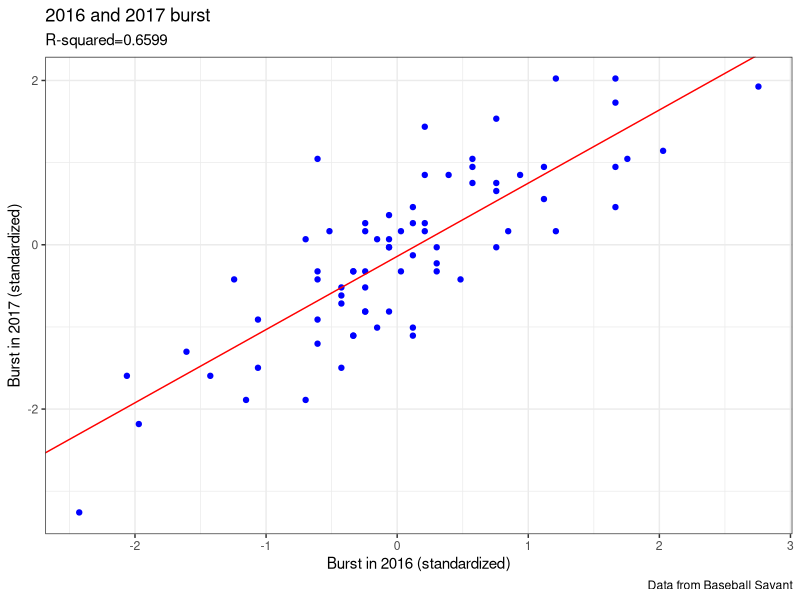
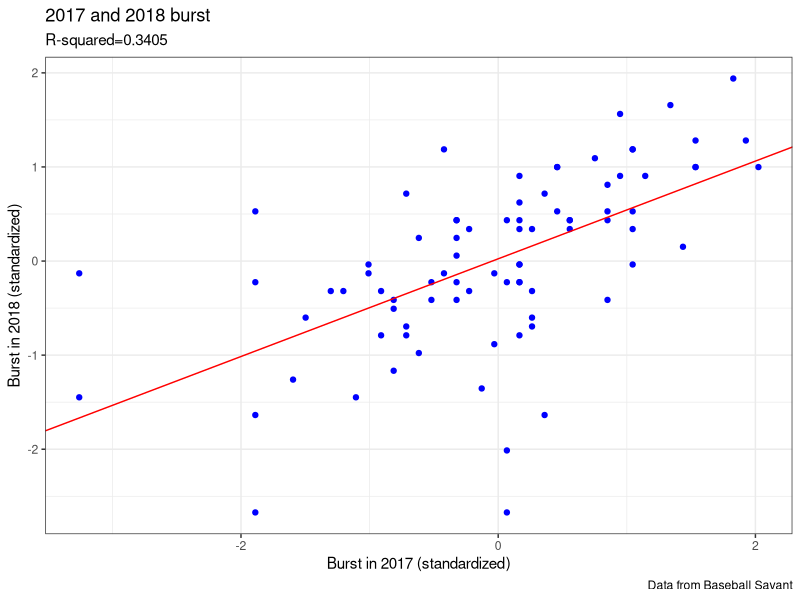
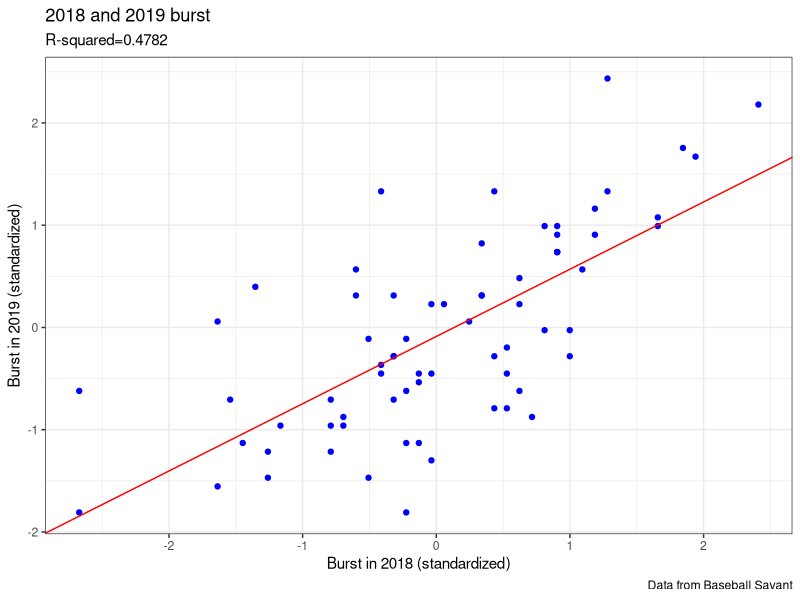
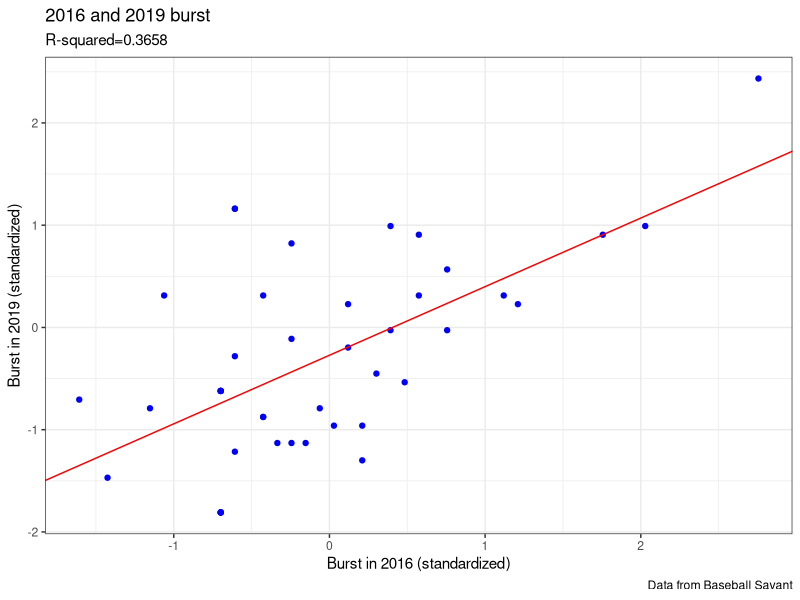
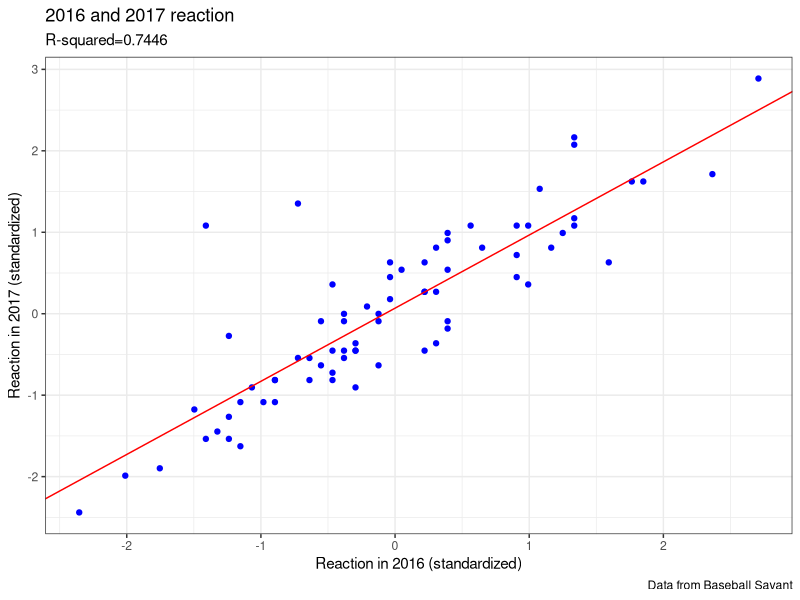
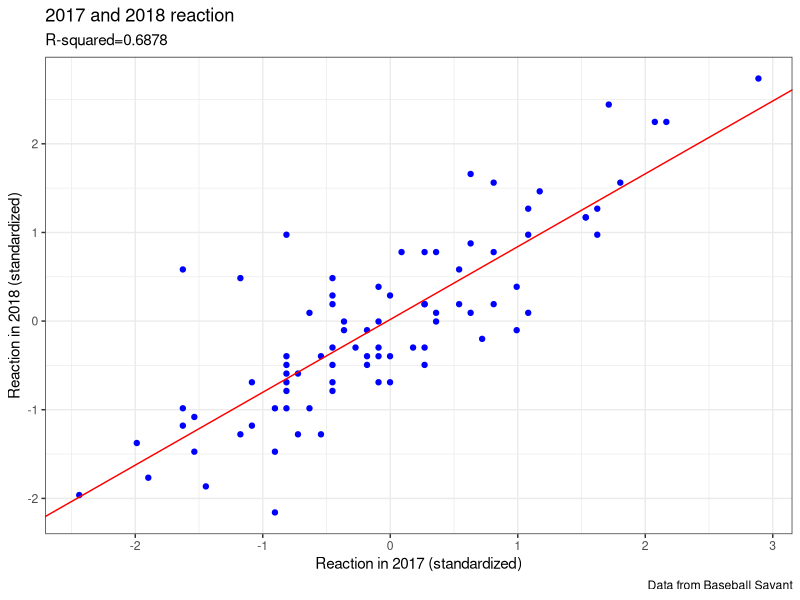
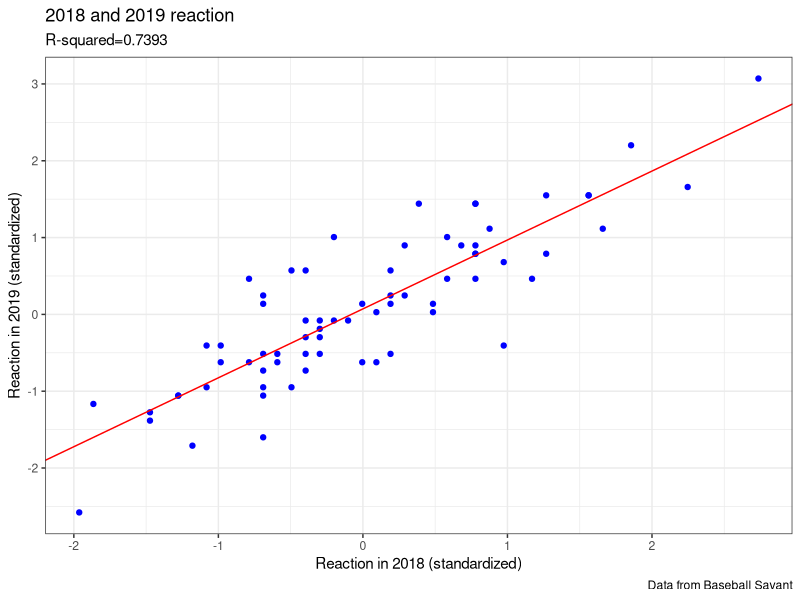
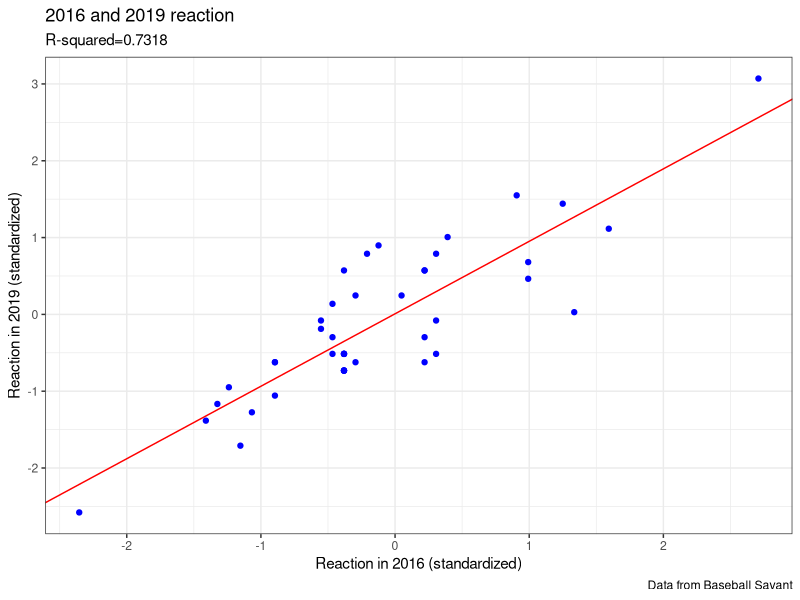

Recreate these plots in R, in order.
library(tidyverse)
standardize <- function(x){
 mu <- mean(x, na.rm = TRUE)
   sigma <- sd(x, na.rm = TRUE)
    return( (x - mu)/sigma )
   }
jump_2019<-read_csv(file="jump_2019.csv")
jump_2018<-read_csv(file="jump_2018.csv")
jump_2017<-read_csv(file="jump_2017.csv")
jump_2016<-read_csv(file="jump_2016.csv")
jump_2019
jump_2019<-
  jump_2019 %>%
  mutate(z_burst = standardize(burst)) %>%
  mutate(z_reaction = standardize(reaction)) %>%
  mutate(z_route = standardize(route))
jump_2019<-
  jump_2019 %>%
  mutate(OAA_per_play = outs_above_average/plays)
jump_2019 <-
  jump_2019 %>%
  mutate(z_OAA_per_play = standardize(OAA_per_play))
jump_2019 <-
  jump_2019 %>%
  mutate(z_ft_vs_avg = standardize(ft_vs_avg))
jump_2018<-
  jump_2018 %>%
  mutate(z_burst = standardize(burst)) %>%
  mutate(z_reaction = standardize(reaction)) %>%
  mutate(z_route = standardize(route))
jump_2018<-
  jump_2018 %>%
  mutate(OAA_per_play = outs_above_average/plays)
jump_2018 <-
  jump_2018 %>%
  mutate(z_OAA_per_play = standardize(OAA_per_play))
jump_2018 <-
  jump_2018 %>%
  mutate(z_ft_vs_avg = standardize(ft_vs_avg))
jump_2017<-
  jump_2017 %>%
  mutate(z_burst = standardize(burst)) %>%
  mutate(z_reaction = standardize(reaction)) %>%
  mutate(z_route = standardize(route))
jump_2017<-
  jump_2017 %>%
  mutate(OAA_per_play = outs_above_average/plays)
jump_2017 <-
  jump_2017 %>%
  mutate(z_OAA_per_play = standardize(OAA_per_play))
jump_2017 <-
  jump_2017 %>%
  mutate(z_ft_vs_avg = standardize(ft_vs_avg))
jump_2016<-
  jump_2016 %>%
  mutate(z_burst = standardize(burst)) %>%
  mutate(z_reaction = standardize(reaction)) %>%
  mutate(z_route = standardize(route))
jump_2016<-
  jump_2016 %>%
  mutate(OAA_per_play = outs_above_average/plays)
jump_2016 <-
  jump_2016 %>%
  mutate(z_OAA_per_play = standardize(OAA_per_play))
jump_2016 <-
  jump_2016 %>%
  mutate(z_ft_vs_avg = standardize(ft_vs_avg))

jump_overall<-
  jump_2019 %>%
  inner_join(jump_2018, by="last_name")
jump_overall<-
  jump_overall %>%
  inner_join(jump_2017, by="last_name")
jump_overall<-
  jump_overall %>%
  inner_join(jump_2016, by="last_name")
jump_overall
jump_18_19<-
  jump_2019 %>%
  inner_join(jump_2018, by="last_name")
jump_17_18<-
  jump_2018 %>%
  inner_join(jump_2017, by="last_name")
jump_16_17<-
  jump_2017 %>%
  inner_join(jump_2016, by="last_name")
jump_2019 <-
  jump_2019 %>%
  select(last_name, first_name, year, z_burst, z_reaction, z_route, z_OAA_per_play, z_ft_vs_avg)
jump_2018 <-
  jump_2018 %>%
  select(last_name, first_name, year, z_burst, z_reaction, z_route, z_OAA_per_play, z_ft_vs_avg)
jump_2017 <-
  jump_2017 %>%
  select(last_name, first_name, year, z_burst, z_reaction, z_route, z_OAA_per_play, z_ft_vs_avg)
jump_2016 <-
  jump_2016 %>%
  select(last_name, first_name, year, z_burst, z_reaction, z_route, z_OAA_per_play, z_ft_vs_avg)
jump_16_17 <-
  jump_16_17 %>%
  select(last_name, first_name.x, year.x, year.y, z_burst.x, z_burst.y, z_reaction.x, z_reaction.y, z_route.x, z_route.y, z_OAA_per_play.x, z_OAA_per_play.y, z_ft_vs_avg.x, z_ft_vs_avg.y)
jump_17_18 <-
  jump_17_18 %>%
  select(last_name, first_name.x, year.x, year.y, z_burst.x, z_burst.y, z_reaction.x, z_reaction.y, z_route.x, z_route.y, z_OAA_per_play.x, z_OAA_per_play.y, z_ft_vs_avg.x, z_ft_vs_avg.y)
jump_18_19 <-
  jump_18_19 %>%
  select(last_name, first_name.x, year.x, year.y, z_burst.x, z_burst.y, z_reaction.x, z_reaction.y, z_route.x, z_route.y, z_OAA_per_play.x, z_OAA_per_play.y, z_ft_vs_avg.x, z_ft_vs_avg.y)
jump_overall <-
  jump_overall %>%
  select(last_name, first_name.x, year.x, year.y, year.x.x, year.y.y, z_burst.x, z_burst.y, z_burst.x.x, z_burst.y.y, z_reaction.x, z_reaction.y, z_reaction.x.x, z_reaction.y.y, z_route.x, z_route.y, z_route.x.x, z_route.y.y, z_OAA_per_play.x, z_OAA_per_play.y, z_OAA_per_play.x.x, z_OAA_per_play.y.y, z_ft_vs_avg.x, z_ft_vs_avg.y, z_ft_vs_avg.x.x, z_ft_vs_avg.y.y)

# make ggplots of each skill vs itself year to year and then first year to last year to see which one is most skill-like

burst_1_fit <- lm(data = jump_16_17, z_burst.x ~ z_burst.y)
burst_1 <-
  ggplot(data = jump_16_17) +
  geom_point(mapping = aes(x = z_burst.y, y = z_burst.x), col = "blue") +
  geom_abline(intercept = -0.141, slope = 0.891, col = "red") +
  labs(
    x="Burst in 2016 (standardized)",
    y="Burst in 2017 (standardized)",
    title = "2016 and 2017 burst",
    subtitle = "R-squared=0.6599",
    caption="Data from Baseball Savant") +
  theme_bw()
burst_1
summarize(jump_16_17, correlation = cor(z_burst.y, z_burst.x))
summary(burst_1_fit)

burst_2_fit <- lm(data = jump_17_18, z_burst.x ~ z_burst.y)
burst_2 <-
  ggplot(data = jump_17_18) +
  geom_point(mapping = aes(x = z_burst.y, y = z_burst.x), col = "blue") +
  geom_abline(intercept = 0.02413, slope = 0.51922, col = "red") +
  labs(
    x="Burst in 2017 (standardized)",
    y="Burst in 2018 (standardized)",
    title = "2017 and 2018 burst",
    subtitle = "R-squared=0.3405",
    caption="Data from Baseball Savant") +
  theme_bw()
burst_2
summarize(jump_17_18, correlation = cor(z_burst.y, z_burst.x))
summary(burst_2_fit)

burst_3_fit <- lm(data = jump_18_19, z_burst.x ~ z_burst.y)
burst_3 <-
  ggplot(data = jump_18_19) +
  geom_point(mapping = aes(x = z_burst.y, y = z_burst.x), col = "blue") +
  geom_abline(intercept = -0.08808, slope = 0.65774, col = "red") +
  labs(
    x="Burst in 2018 (standardized)",
    y="Burst in 2019 (standardized)",
    title = "2018 and 2019 burst",
    subtitle = "R-squared=0.4782",
    caption="Data from Baseball Savant") +
  theme_bw()
burst_3
summarize(jump_18_19, correlation = cor(z_burst.y, z_burst.x))
summary(burst_3_fit)

burst_all_fit <- lm(data = jump_overall, z_burst.x ~ z_burst.y.y)
burst_all <-
  ggplot(data = jump_overall) +
  geom_point(mapping = aes(x = z_burst.y.y, y = z_burst.x), col = "blue") +
  geom_abline(intercept = -0.2715, slope = 0.6709, col = "red") +
  labs(
    x="Burst in 2016 (standardized)",
    y="Burst in 2019 (standardized)",
    title = "2016 and 2019 burst",
    subtitle = "R-squared=0.3658",
    caption="Data from Baseball Savant") +
  theme_bw()
burst_all
summarize(jump_overall, correlation = cor(z_burst.y, z_burst.x))
summary(burst_all_fit)

reaction_1_fit <- lm(data = jump_16_17, z_reaction.x ~ z_reaction.y)
reaction_1 <-
  ggplot(data = jump_16_17) +
  geom_point(mapping = aes(x = z_reaction.y, y = z_reaction.x), col = "blue") +
  geom_abline(intercept = 0.06842, slope = 0.89796, col = "red") +
  labs(
    x="Reaction in 2016 (standardized)",
    y="Reaction in 2017 (standardized)",
    title = "2016 and 2017 reaction",
    subtitle = "R-squared=0.7446",
    caption="Data from Baseball Savant") +
  theme_bw()
reaction_1
summarize(jump_16_17, correlation = cor(z_reaction.y, z_reaction.x))
summary(reaction_1_fit)

reaction_2_fit <- lm(data = jump_17_18, z_reaction.x ~ z_reaction.y)
reaction_2 <-
  ggplot(data = jump_17_18) +
  geom_point(mapping = aes(x = z_reaction.y, y = z_reaction.x), col = "blue") +
  geom_abline(intercept = 0.01848, slope = 0.82152, col = "red") +
  labs(
    x="Reaction in 2017 (standardized)",
    y="Reaction in 2018 (standardized)",
    title = "2017 and 2018 reaction",
    subtitle = "R-squared=0.6878",
    caption="Data from Baseball Savant") +
  theme_bw()
reaction_2
summarize(jump_17_18, correlation = cor(z_reaction.y, z_reaction.x))
summary(reaction_2_fit)

reaction_3_fit <- lm(data = jump_18_19, z_reaction.x ~ z_reaction.y)
reaction_3 <-
  ggplot(data = jump_18_19) +
  geom_point(mapping = aes(x = z_reaction.y, y = z_reaction.x), col = "blue") +
  geom_abline(intercept = 0.07175, slope = 0.89720, col = "red") +
  labs(
    x="Reaction in 2018 (standardized)",
    y="Reaction in 2019 (standardized)",
    title = "2018 and 2019 reaction",
    subtitle = "R-squared=0.7393",
    caption="Data from Baseball Savant") +
  theme_bw()
reaction_3
summarize(jump_18_19, correlation = cor(z_reaction.y, z_reaction.x))
summary(reaction_3_fit)

reaction_all_fit <- lm(data = jump_overall, z_reaction.x ~ z_reaction.y.y)
reaction_all <-
  ggplot(data = jump_overall) +
  geom_point(mapping = aes(x = z_reaction.y.y, y = z_reaction.x), col = "blue") +
  geom_abline(intercept = 0.007887, slope = 0.943495, col = "red") +
  labs(
    x="Reaction in 2016 (standardized)",
    y="Reaction in 2019 (standardized)",
    title = "2016 and 2019 reaction",
    subtitle = "R-squared=0.7318",
    caption="Data from Baseball Savant") +
  theme_bw()
reaction_all
summarize(jump_overall, correlation = cor(z_reaction.y.y, z_reaction.x))
summary(reaction_all_fit)

route_1_fit <- lm(data = jump_16_17, z_route.x ~ z_route.y)
route_1 <-
  ggplot(data = jump_16_17) +
  geom_point(mapping = aes(x = z_route.y, y = z_route.x), col = "blue") +
  geom_abline(intercept = -0.09139, slope = 0.96503, col = "red") +
  labs(
    x="Route in 2016 (standardized)",
    y="Route in 2017 (standardized)",
    title = "2016 and 2017 route",
    subtitle = "R-squared=0.7981",
    caption="Data from Baseball Savant") +
  theme_bw()
route_1
summarize(jump_16_17, correlation = cor(z_route.y, z_route.x))
summary(route_1_fit)

route_2_fit <- lm(data = jump_17_18, z_route.x ~ z_route.y)
route_2 <-
  ggplot(data = jump_17_18) +
  geom_point(mapping = aes(x = z_route.y, y = z_route.x), col = "blue") +
  geom_abline(intercept = 0.1011, slope = 0.8157, col = "red") +
  labs(
    x="Route in 2017 (standardized)",
    y="Route in 2018 (standardized)",
    title = "2017 and 2018 route",
    subtitle = "R-squared=0.7102",
    caption="Data from Baseball Savant") +
  theme_bw()
route_2
summarize(jump_17_18, correlation = cor(z_route.y, z_route.x))
summary(route_2_fit)

route_3_fit <- lm(data = jump_18_19, z_route.x ~ z_route.y)
route_3 <-
  ggplot(data = jump_18_19) +
  geom_point(mapping = aes(x = z_route.y, y = z_route.x), col = "blue") +
  geom_abline(intercept = -0.04481, slope = 0.84464, col = "red") +
  labs(
    x="Route in 2018 (standardized)",
    y="Route in 2019 (standardized)",
    title = "2018 and 2019 route",
    subtitle = "R-squared=0.6356",
    caption="Data from Baseball Savant") +
  theme_bw()
route_3
summarize(jump_18_19, correlation = cor(z_route.y, z_route.x))
summary(route_3_fit)

route_all_fit <- lm(data = jump_overall, z_route.x ~ z_route.y.y)
route_all <-
  ggplot(data = jump_overall) +
  geom_point(mapping = aes(x = z_route.y.y, y = z_route.x), col = "blue") +
  geom_abline(intercept = -0.1452, slope = 0.8439, col = "red") +
  labs(
    x="Route in 2016 (standardized)",
    y="Route in 2019 (standardized)",
    title = "2016 and 2019 route",
    subtitle = "R-squared=0.4794",
    caption="Data from Baseball Savant") +
  theme_bw()
route_all
summarize(jump_overall, correlation = cor(z_route.y.y, z_route.x))
summary(route_all_fit)

# make ggplots to try to determine which skill is most important/correlated to jump

burst_jump_1_fit <- lm(data = jump_2016, z_ft_vs_avg ~ z_burst)
burst_jump_1 <-
  ggplot(data = jump_2016) +
  geom_point(mapping = aes(x = z_burst , y = z_ft_vs_avg), col = "blue") +
  geom_abline(intercept = -6.33e-17 , slope = 8.97e-01 , col = "red") +
  labs(
    x="Burst in 2016 (standardized)",
    y="Jump in 2016 (standardized)",
    title = "Burst vs Total Jump 2016",
    subtitle = "R-squared=0.8026",
    caption="Data from Baseball Savant") +
  theme_bw()
burst_jump_1
summarize(jump_2016, correlation = cor(z_burst, z_ft_vs_avg))
summary(burst_jump_1_fit)

burst_jump_2_fit <- lm(data = jump_2017, z_ft_vs_avg ~ z_burst)
burst_jump_2 <-
  ggplot(data = jump_2017) +
  geom_point(mapping = aes(x = z_burst , y = z_ft_vs_avg), col = "blue") +
  geom_abline(intercept = -1.037e-17, slope = 8.994e-01, col = "red") +
  labs(
    x="Burst in 2017 (standardized)",
    y="Jump in 2017 (standardized)",
    title = "Burst vs Total Jump 2017",
    subtitle = "R-squared=0.8071",
    caption="Data from Baseball Savant") +
  theme_bw()
burst_jump_2
summarize(jump_2017, correlation = cor(z_burst, z_ft_vs_avg))
summary(burst_jump_2_fit)

burst_jump_3_fit <- lm(data = jump_2018, z_ft_vs_avg ~ z_burst)
burst_jump_3 <-
  ggplot(data = jump_2018) +
  geom_point(mapping = aes(x = z_burst , y = z_ft_vs_avg), col = "blue") +
  geom_abline(intercept = 4.178e-17, slope = 9.094e-01 , col = "red") +
  labs(
    x="Burst in 2018 (standardized)",
    y="Jump in 2018 (standardized)",
    title = "Burst vs Total Jump 2018",
    subtitle = "R-squared=0.8253",
    caption="Data from Baseball Savant") +
  theme_bw()
burst_jump_3
summarize(jump_2018, correlation = cor(z_burst, z_ft_vs_avg))
summary(burst_jump_3_fit)

burst_jump_4_fit <- lm(data = jump_2019, z_ft_vs_avg ~ z_burst)
burst_jump_4 <-
  ggplot(data = jump_2019) +
  geom_point(mapping = aes(x = z_burst , y = z_ft_vs_avg), col = "blue") +
  geom_abline(intercept = -4.478e-17 , slope = 9.357e-01 , col = "red") +
  labs(
    x="Burst in 2019 (standardized)",
    y="Jump in 2019 (standardized)",
    title = "Burst vs Total Jump 2019",
    subtitle = "R-squared=0.8742",
    caption="Data from Baseball Savant") +
  theme_bw()
burst_jump_4
summarize(jump_2019, correlation = cor(z_burst, z_ft_vs_avg))
summary(burst_jump_4_fit)

reaction_jump_1_fit <- lm(data = jump_2016, z_ft_vs_avg ~ z_reaction)
reaction_jump_1 <-
  ggplot(data = jump_2016) +
  geom_point(mapping = aes(x = z_reaction , y = z_ft_vs_avg), col = "blue") +
  geom_abline(intercept = 2.631e-18, slope = 6.627e-01, col = "red") +
  labs(
    x="Reaction in 2016 (standardized)",
    y="Jump in 2016 (standardized)",
    title = "Reaction vs Total Jump 2016",
    subtitle = "R-squared=0.4335",
    caption="Data from Baseball Savant") +
  theme_bw()
reaction_jump_1
summarize(jump_2016, correlation = cor(z_reaction, z_ft_vs_avg))
summary(reaction_jump_1_fit)

reaction_jump_2_fit <- lm(data = jump_2017, z_ft_vs_avg ~ z_reaction)
reaction_jump_2 <-
  ggplot(data = jump_2017) +
  geom_point(mapping = aes(x = z_reaction , y = z_ft_vs_avg), col = "blue") +
  geom_abline(intercept = -1.694e-17, slope = 6.598e-01, col = "red") +
  labs(
    x="Reaction in 2017 (standardized)",
    y="Jump in 2017 (standardized)",
    title = "Reaction vs Total Jump 2017",
    subtitle = "R-squared=0.4297",
    caption="Data from Baseball Savant") +
  theme_bw()
reaction_jump_2
summarize(jump_2017, correlation = cor(z_reaction, z_ft_vs_avg))
summary(reaction_jump_2_fit)

reaction_jump_3_fit <- lm(data = jump_2018, z_ft_vs_avg ~ z_reaction)
reaction_jump_3 <-
  ggplot(data = jump_2018) +
  geom_point(mapping = aes(x = z_reaction , y = z_ft_vs_avg), col = "blue") +
  geom_abline(intercept = 3.667e-17, slope = 5.410e-01, col = "red") +
  labs(
    x="Reaction in 2018 (standardized)",
    y="Jump in 2018 (standardized)",
    title = "Reaction vs Total Jump 2018",
    subtitle = "R-squared=0.2856",
    caption="Data from Baseball Savant") +
  theme_bw()
reaction_jump_3
summarize(jump_2018, correlation = cor(z_reaction, z_ft_vs_avg))
summary(reaction_jump_3_fit)

reaction_jump_4_fit <- lm(data = jump_2019, z_ft_vs_avg ~ z_reaction)
reaction_jump_4 <-
  ggplot(data = jump_2019) +
  geom_point(mapping = aes(x = z_reaction , y = z_ft_vs_avg), col = "blue") +
  geom_abline(intercept = -2.956e-17, slope = 5.963e-01, col = "red") +
  labs(
    x="Reaction in 2019 (standardized)",
    y="Jump in 2019 (standardized)",
    title = "Reaction vs Total Jump 2019",
    subtitle = "R-squared=0.3489",
    caption="Data from Baseball Savant") +
  theme_bw()
reaction_jump_4
summarize(jump_2019, correlation = cor(z_reaction, z_ft_vs_avg))
summary(reaction_jump_4_fit)

route_jump_1_fit <- lm(data = jump_2016, z_ft_vs_avg ~ z_route)
route_jump_1 <-
  ggplot(data = jump_2016) +
  geom_point(mapping = aes(x = z_route , y = z_ft_vs_avg), col = "blue") +
  geom_abline(intercept = -1.645e-17, slope = -1.304e-01, col = "red") +
  labs(
    x="Route in 2016 (standardized)",
    y="Jump in 2016 (standardized)",
    title = "Route vs Total Jump 2016",
    subtitle = "R-squared=0.007",
    caption="Data from Baseball Savant") +
  theme_bw()
route_jump_1
summarize(jump_2016, correlation = cor(z_route, z_ft_vs_avg))
summary(route_jump_1_fit)

route_jump_2_fit <- lm(data = jump_2017, z_ft_vs_avg ~ z_route)
route_jump_2 <-
  ggplot(data = jump_2017) +
  geom_point(mapping = aes(x = z_route , y = z_ft_vs_avg), col = "blue") +
  geom_abline(intercept = 2.528e-18, slope = -2.170e-01 , col = "red") +
  labs(
    x="Route in 2017 (standardized)",
    y="Jump in 2017 (standardized)",
    title = "Route vs Total Jump 2017",
    subtitle = "R-squared=0.03765",
    caption="Data from Baseball Savant") +
  theme_bw()
route_jump_2
summarize(jump_2017, correlation = cor(z_route, z_ft_vs_avg))
summary(route_jump_2_fit)

route_jump_3_fit <- lm(data = jump_2018, z_ft_vs_avg ~ z_route)
route_jump_3 <-
  ggplot(data = jump_2018) +
  geom_point(mapping = aes(x = z_route, y = z_ft_vs_avg), col = "blue") +
  geom_abline(intercept = 2.722e-17, slope = -8.131e-02, col = "red") +
  labs(
    x="Route in 2018 (standardized)",
    y="Jump in 2018 (standardized)",
    title = "Route vs Total Jump 2018",
    subtitle = "R-squared=-0.003224",
    caption="Data from Baseball Savant") +
  theme_bw()
route_jump_3
summarize(jump_2018, correlation = cor(z_route, z_ft_vs_avg))
summary(route_jump_3_fit)

route_jump_4_fit <- lm(data = jump_2019, z_ft_vs_avg ~ z_route)
route_jump_4 <-
  ggplot(data = jump_2019) +
  geom_point(mapping = aes(x = z_route , y = z_ft_vs_avg), col = "blue") +
  geom_abline(intercept = -1.293e-17, slope = -2.257e-01, col = "red") +
  labs(
    x="Route in 2019 (standardized)",
    y="Jump in 2019 (standardized)",
    title = "Route vs Total Jump 2019",
    subtitle = "R-squared=0.04105",
    caption="Data from Baseball Savant") +
  theme_bw()
route_jump_4
summarize(jump_2019, correlation = cor(z_route, z_ft_vs_avg))
summary(route_jump_4_fit)

# make ggplots to try to determine which skill is most important/correlated to/with actually making the play/OAA

burst_jump_outs_1_fit <- lm(data = jump_2016, z_OAA_per_play ~ z_burst)
burst_jump_outs_1 <-
  ggplot(data = jump_2016) +
  geom_point(mapping = aes(x = z_burst , y = z_OAA_per_play), col = "blue") +
  geom_abline(intercept = -5.869e-17, slope = 8.591e-01, col = "red") +
  labs(
    x="Burst in 2016 (standardized)",
    y="OAA per play in 2016 (standardized)",
    title = "Burst vs OAA 2016",
    subtitle = "R-squared=0.7355",
    caption="Data from Baseball Savant") +
  theme_bw()
burst_jump_outs_1
summarize(jump_2016, correlation = cor(z_burst, z_OAA_per_play))
summary(burst_jump_outs_1_fit)

burst_jump_outs_2_fit <- lm(data = jump_2017, z_OAA_per_play ~ z_burst)
burst_jump_outs_2 <-
  ggplot(data = jump_2017) +
  geom_point(mapping = aes(x = z_burst , y = z_OAA_per_play), col = "blue") +
  geom_abline(intercept = -1.585e-17, slope = 8.162e-01, col = "red") +
  labs(
    x="Burst in 2017 (standardized)",
    y="OAA per play in 2017 (standardized)",
    title = "Burst vs OAA 2017",
    subtitle = "R-squared=0.6628",
    caption="Data from Baseball Savant") +
  theme_bw()
burst_jump_outs_2
summarize(jump_2017, correlation = cor(z_burst, z_OAA_per_play))
summary(burst_jump_outs_2_fit)

burst_jump_outs_3_fit <- lm(data = jump_2018, z_OAA_per_play ~ z_burst)
burst_jump_outs_3 <-
  ggplot(data = jump_2018) +
  geom_point(mapping = aes(x = z_burst , y = z_OAA_per_play), col = "blue") +
  geom_abline(intercept = 1.161e-16, slope = 8.056e-01, col = "red") +
  labs(
    x="Burst in 2018 (standardized)",
    y="OAA per play in 2018 (standardized)",
    title = "Burst vs OAA 2018",
    subtitle = "R-squared=0.6455",
    caption="Data from Baseball Savant") +
  theme_bw()
burst_jump_outs_3
summarize(jump_2018, correlation = cor(z_burst, z_OAA_per_play))
summary(burst_jump_outs_3_fit)

burst_jump_outs_4_fit <- lm(data = jump_2019, z_OAA_per_play ~ z_burst)
burst_jump_outs_4 <-
  ggplot(data = jump_2019) +
  geom_point(mapping = aes(x = z_burst , y = z_OAA_per_play), col = "blue") +
  geom_abline(intercept = -2.177e-17, slope = 7.977e-01, col = "red") +
  labs(
    x="Burst in 2019 (standardized)",
    y="OAA per play in 2019 (standardized)",
    title = "Burst vs OAA 2019",
    subtitle = "R-squared=0.6326",
    caption="Data from Baseball Savant") +
  theme_bw()
burst_jump_outs_4
summarize(jump_2019, correlation = cor(z_burst, z_OAA_per_play))
summary(burst_jump_outs_4_fit)

reaction_jump_outs_1_fit <- lm(data = jump_2016, z_OAA_per_play ~ z_reaction)
reaction_jump_outs_1 <-
  ggplot(data = jump_2016) +
  geom_point(mapping = aes(x = z_reaction , y = z_OAA_per_play), col = "blue") +
  geom_abline(intercept = -3.844e-18, slope = 3.840e-01, col = "red") +
  labs(
    x="Reaction in 2016 (standardized)",
    y="OAA per play in 2016 (standardized)",
    title = "Reaction vs OAA 2016",
    subtitle = "R-squared=0.1389",
    caption="Data from Baseball Savant") +
  theme_bw()
reaction_jump_outs_1
summarize(jump_2016, correlation = cor(z_reaction, z_OAA_per_play))
summary(reaction_jump_outs_1_fit)

reaction_jump_outs_2_fit <- lm(data = jump_2017, z_OAA_per_play ~ z_reaction)
reaction_jump_outs_2 <-
  ggplot(data = jump_2017) +
  geom_point(mapping = aes(x = z_reaction , y = z_OAA_per_play), col = "blue") +
  geom_abline(intercept = -1.545e-17, slope = 4.824e-01, col = "red") +
  labs(
    x="Reaction in 2017 (standardized)",
    y="OAA per play in 2017 (standardized)",
    title = "Reaction vs OAA 2017",
    subtitle = "R-squared=0.2251",
    caption="Data from Baseball Savant") +
  theme_bw()
reaction_jump_outs_2
summarize(jump_2017, correlation = cor(z_reaction, z_OAA_per_play))
summary(reaction_jump_outs_2_fit)

reaction_jump_outs_3_fit <- lm(data = jump_2018, z_OAA_per_play ~ z_reaction)
reaction_jump_outs_3 <-
  ggplot(data = jump_2018) +
  geom_point(mapping = aes(x = z_reaction , y = z_OAA_per_play), col = "blue") +
  geom_abline(intercept = 1.071e-16, slope = 3.174e-01, col = "red") +
  labs(
    x="Reaction in 2018 (standardized)",
    y="OAA per play in 2018 (standardized)",
    title = "Reaction vs OAA 2018",
    subtitle = "R-squared=0.09183",
    caption="Data from Baseball Savant") +
  theme_bw()
reaction_jump_outs_3
summarize(jump_2018, correlation = cor(z_reaction, z_OAA_per_play))
summary(reaction_jump_outs_3_fit)

reaction_jump_outs_4_fit <- lm(data = jump_2019, z_OAA_per_play ~ z_reaction)
reaction_jump_outs_4 <-
  ggplot(data = jump_2019) +
  geom_point(mapping = aes(x = z_reaction , y = z_OAA_per_play), col = "blue") +
  geom_abline(intercept = -3.023e-18, slope = 3.799e-01, col = "red") +
  labs(
    x="Reaction in 2019 (standardized)",
    y="OAA per play in 2019 (standardized)",
    title = "Reaction vs OAA 2019",
    subtitle = "R-squared=0.1354",
    caption="Data from Baseball Savant") +
  theme_bw()
reaction_jump_outs_4
summarize(jump_2019, correlation = cor(z_reaction, z_OAA_per_play))
summary(reaction_jump_outs_4_fit)

route_jump_outs_1_fit <- lm(data = jump_2016, z_OAA_per_play ~ z_route)
route_jump_outs_1 <-
  ggplot(data = jump_2016) +
  geom_point(mapping = aes(x = z_route , y = z_OAA_per_play), col = "blue") +
  geom_abline(intercept = -1.529e-17, slope = -5.797e-02, col = "red") +
  labs(
    x="Route in 2016 (standardized)",
    y="OAA per play in 2016 (standardized)",
    title = "Route vs OAA 2016",
    subtitle = "R-squared=-0.006706",
    caption="Data from Baseball Savant") +
  theme_bw()
route_jump_outs_1
summarize(jump_2016, correlation = cor(z_route, z_OAA_per_play))
summary(route_jump_outs_1_fit)

route_jump_outs_2_fit <- lm(data = jump_2017, z_OAA_per_play ~ z_route)
route_jump_outs_2 <-
  ggplot(data = jump_2017) +
  geom_point(mapping = aes(x = z_route , y = z_OAA_per_play), col = "blue") +
  geom_abline(intercept = -4.684e-18, slope = -2.040e-01, col = "red") +
  labs(
    x="Route in 2017 (standardized)",
    y="OAA per play in 2017 (standardized)",
    title = "Route vs OAA 2017",
    subtitle = "R-squared=0.03214",
    caption="Data from Baseball Savant") +
  theme_bw()
route_jump_outs_2
summarize(jump_2017, correlation = cor(z_route, z_OAA_per_play))
summary(route_jump_outs_2_fit)

route_jump_outs_3_fit <- lm(data = jump_2018, z_OAA_per_play ~ z_route)
route_jump_outs_3 <-
  ggplot(data = jump_2018) +
  geom_point(mapping = aes(x = z_route, y = z_OAA_per_play), col = "blue") +
  geom_abline(intercept = 9.783e-17, slope = 9.528e-03, col = "red") +
  labs(
    x="Route in 2018 (standardized)",
    y="OAA per play in 2018 (standardized)",
    title = "Route vs OAA 2018",
    subtitle = "R-squared=-0.009809",
    caption="Data from Baseball Savant") +
  theme_bw()
route_jump_outs_3
summarize(jump_2018, correlation = cor(z_route, z_OAA_per_play))
summary(route_jump_outs_3_fit)

route_jump_outs_4_fit <- lm(data = jump_2019, z_OAA_per_play ~ z_route)
route_jump_outs_4 <-
  ggplot(data = jump_2019) +
  geom_point(mapping = aes(x = z_route , y = z_OAA_per_play), col = "blue") +
  geom_abline(intercept = 7.201e-18, slope = -1.520e-01, col = "red") +
  labs(
    x="Route in 2019 (standardized)",
    y="OAA per play in 2019 (standardized)",
    title = "Route vs OAA 2019",
    subtitle = "R-squared=0.01292",
    caption="Data from Baseball Savant") +
  theme_bw()
route_jump_outs_4
summarize(jump_2019, correlation = cor(z_route, z_OAA_per_play))
summary(route_jump_outs_4_fit)

#jump vs OAA

jump_OAA_1_fit <- lm(data = jump_2016, z_OAA_per_play ~ z_ft_vs_avg)
jump_OAA_1 <-
  ggplot(data = jump_2016) +
  geom_point(mapping = aes(x = z_ft_vs_avg , y = z_OAA_per_play), col = "blue") +
  geom_abline(intercept = -9.434e-19, slope = 8.083e-01, col = "red") +
  labs(
    x="Jump in 2016 (standardized)",
    y="OAA per play in 2016 (standardized)",
    title = "Jump and OAA 2016",
    subtitle = "R-squared=0.6499",
    caption="Data from Baseball Savant") +
  theme_bw()
jump_OAA_1
summarize(jump_2016, correlation = cor(z_ft_vs_avg, z_OAA_per_play))
summary(jump_OAA_1_fit)

jump_OAA_2_fit <- lm(data = jump_2017, z_OAA_per_play ~ z_ft_vs_avg)
jump_OAA_2 <-
  ggplot(data = jump_2017) +
  geom_point(mapping = aes(x = z_ft_vs_avg , y = z_OAA_per_play), col = "blue") +
  geom_abline(intercept = -4.751e-18, slope = 8.196e-01, col = "red") +
  labs(
    x="Jump in 2017 (standardized)",
    y="OAA per play in 2017 (standardized)",
    title = "Jump and OAA 2017",
    subtitle = "R-squared=0.6685",
    caption="Data from Baseball Savant") +
  theme_bw()
jump_OAA_2
summarize(jump_2017, correlation = cor(z_ft_vs_avg, z_OAA_per_play))
summary(jump_OAA_2_fit)

jump_OAA_3_fit <- lm(data = jump_2018, z_OAA_per_play ~ z_ft_vs_avg)
jump_OAA_3 <-
  ggplot(data = jump_2018) +
  geom_point(mapping = aes(x = z_ft_vs_avg, y = z_OAA_per_play), col = "blue") +
  geom_abline(intercept = 8.086e-17, slope = 8.040e-01, col = "red") +
  labs(
    x="Jump in 2018 (standardized)",
    y="OAA per play in 2018 (standardized)",
    title = "Jump and OAA 2018",
    subtitle = "R-squared=0.643",
    caption="Data from Baseball Savant") +
  theme_bw()
jump_OAA_3
summarize(jump_2018, correlation = cor(z_ft_vs_avg, z_OAA_per_play))
summary(jump_OAA_3_fit)

jump_OAA_4_fit <- lm(data = jump_2019, z_OAA_per_play ~ z_ft_vs_avg)
jump_OAA_4 <-
  ggplot(data = jump_2019) +
  geom_point(mapping = aes(x = z_ft_vs_avg , y = z_OAA_per_play), col = "blue") +
  geom_abline(intercept = 1.624e-17, slope = 7.915e-01, col = "red") +
  labs(
    x="Jump in 2019 (standardized)",
    y="OAA per play in 2019 (standardized)",
    title = "Jump and OAA 2019",
    subtitle = "R-squared=0.6226",
    caption="Data from Baseball Savant") +
  theme_bw()
jump_OAA_4
summarize(jump_2019, correlation = cor(z_ft_vs_avg, z_OAA_per_play))
summary(jump_OAA_4_fit)

#exposing Market inefficiency???

jump_18_19 <-
  jump_18_19 %>%
  mutate(Discrepancy.y =(z_burst.y - z_OAA_per_play.y))
jump_18_19 <-
  jump_18_19 %>%
  mutate(Discrepancy.x =(z_burst.x - z_OAA_per_play.x))
jump_18_19 <-
  jump_18_19 %>%
  mutate(avg_discrepancy = ((Discrepancy.y + Discrepancy.x)/2))

jump_18_19 %>%
  select(last_name, first_name.x, avg_discrepancy) %>%
  arrange(desc(avg_discrepancy))